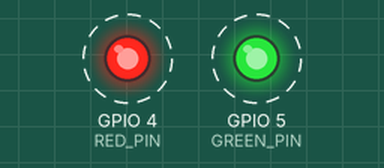
Simulated run of this program. Board: Raspberry Pi (BCM pin numbers). On the bench: output pins drawn as LEDs (lit = HIGH). Dashed ring = blinking. Threads take turns every 2 ms.

Above: at 0.17 s.
Timing chart, 0 to 3.0 s (numbered marks = the images above):
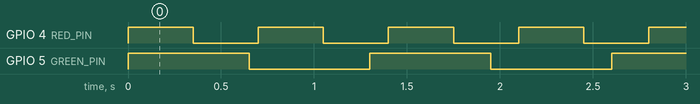

Measured:
- by itself, GPIO 4 (RED_PIN): alternates HIGH for 0.35 s and LOW for 0.35 s
- by itself, GPIO 5 (GREEN_PIN): alternates HIGH for 0.65 s and LOW for 0.65 s
- by itself, everything shown: repeats every 9.1 s, in 40 steps

The program:

challenge412.py
```python
import RPi.GPIO as GPIO
import threading
import time

# GPIO 핀 번호 설정
RED_PIN = 4
GREEN_PIN = 5

# 초기화
GPIO.setmode(GPIO.BCM)
GPIO.setup(RED_PIN, GPIO.OUT)
GPIO.setup(GREEN_PIN, GPIO.OUT)

# 함수 정의 - 빨강색 LED를 0.7초 주기로 밝아지고 어두워지고 반복
def red_led_thread():
    while True:
        GPIO.output(RED_PIN, GPIO.HIGH)  # 빨강색 LED 켜기
        time.sleep(0.35)
        GPIO.output(RED_PIN, GPIO.LOW)   # 빨강색 LED 끄기
        time.sleep(0.35)

# 함수 정의 - 초록색 LED를 1.3초 주기로 밝아지고 어두워지고 반복
def green_led_thread():
    while True:
        GPIO.output(GREEN_PIN, GPIO.HIGH)  # 초록색 LED 켜기
        time.sleep(0.65)
        GPIO.output(GREEN_PIN, GPIO.LOW)   # 초록색 LED 끄기
        time.sleep(0.65)

# 메인 함수
def main():
    # 쓰레드 생성 및 시작
    red_thread = threading.Thread(target=red_led_thread)
    green_thread = threading.Thread(target=green_led_thread)

    red_thread.start()
    green_thread.start()

    # 메인 쓰레드에서 아무 동작이 없도록 대기
    red_thread.join()
    green_thread.join()

# 프로그램 실행
if __name__ == "__main__":
    try:
        main()
    except KeyboardInterrupt:
        # Ctrl+C를 누르면 프로그램 종료
        GPIO.cleanup()
```
